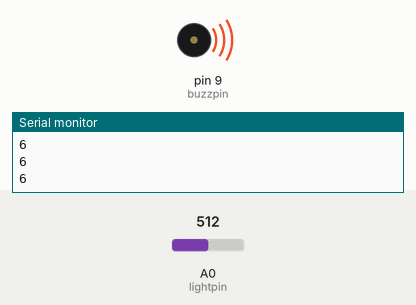
This sketch was run on a simulated Arduino Uno, built with avr-gcc and run on an emulated ATmega328P. Shown: buzzer (waves = sounding), the last lines printed to the serial monitor. The test bench sets the inputs (shaded band); at power-on: A0 (lightpin) = 512.

Above: at 1.2 s.
1.3 s: A0 (lightpin) set to 86
At 2.2 s:
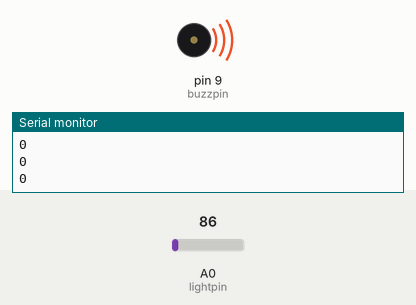
2.8 s: A0 (lightpin) set to 68
At 3.3 s:
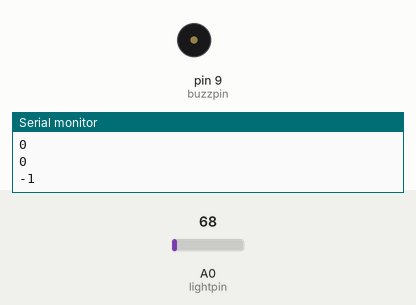
Timing chart, 0 to 5.8 s (numbered marks = the images above; inputs shaded):
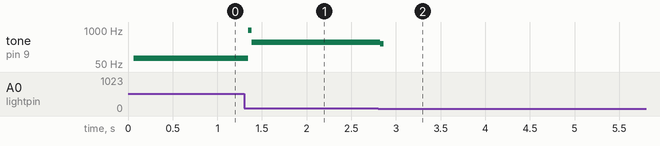

The sketch:

lightandsoundsensor.ino
```cpp
// Define analog input pin for light sensor and digital output pin for buzzer
int lightpin = A0;
int buzzpin = 9;

int lightval;  // Variable to store analog value from light sensor
int delayt;    // Variable to store delay time

void setup() {
  pinMode(lightpin, INPUT);   // Set lightpin (A0) as input
  pinMode(buzzpin, OUTPUT);   // Set buzzpin (9) as output
  Serial.begin(9600);         // Initialize serial communication at 9600 baud
}

void loop() {
  lightval = analogRead(lightpin);   // Read analog value from light sensor (0-1023)

  // Calculate delay based on lightval
  delayt = (9. / 550) * lightval - (9. * 200. / 550) + 1;

  Serial.println(delayt);    // Print delayt value to Serial Monitor

  digitalWrite(buzzpin, HIGH);   // Turn buzzer on
  delay(delayt);                  // Wait for delayt milliseconds
  digitalWrite(buzzpin, LOW);    // Turn buzzer off
  delay(delayt);                  // Wait for delayt milliseconds (to create a tone)
}
```

Measured:
- the behaviour switches between 78 and 77 on A0 (lightpin) (found by bisection; images 1 and 2)
- after the input at 1.3 s, tone on pin 9 (buzzpin): 82 Hz → 977 Hz after 0.04 s, → 334 Hz 0.04 s later
- after the input at 2.8 s, tone on pin 9 (buzzpin): 334 Hz → 304 Hz at once, → silent 0.04 s later
